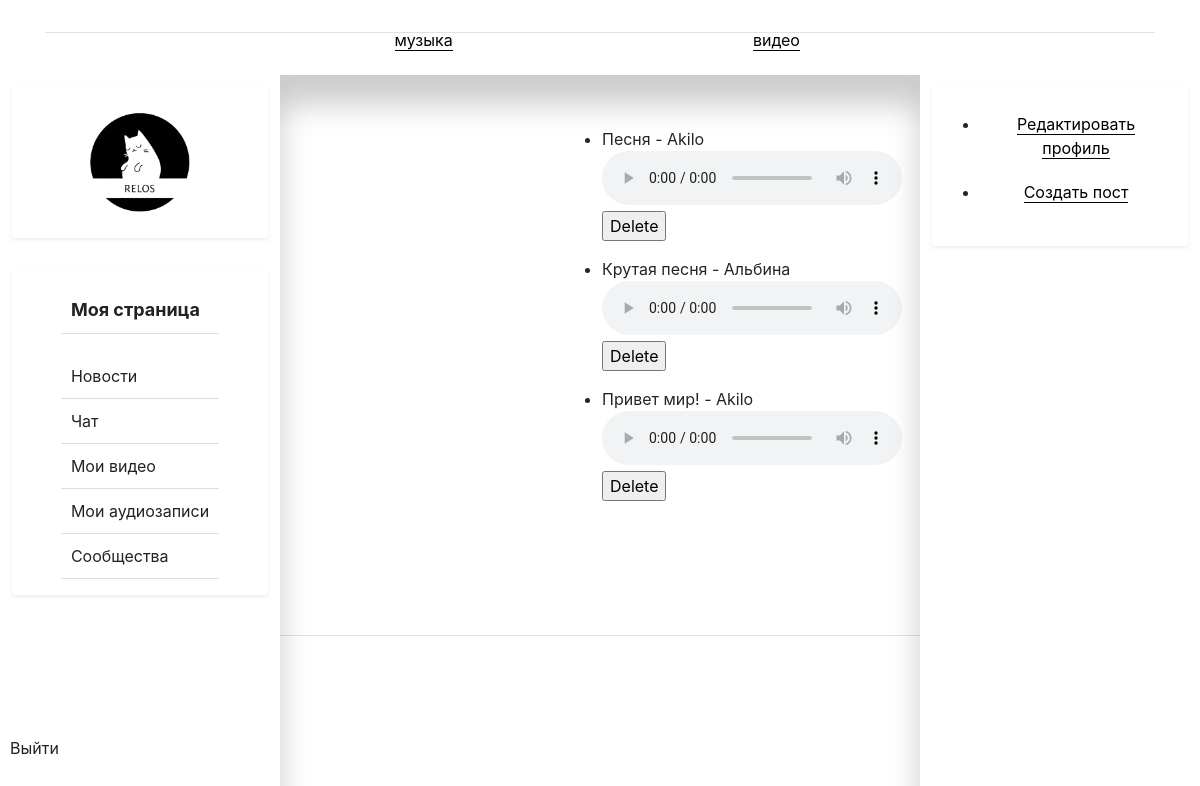
Page /music/user/ (signed in) on the committed database.
### music/models.py (models this page shows)
class Song(models.Model):
    title = models.CharField(max_length=100)
    artist = models.CharField(max_length=100)
    album = models.CharField(max_length=100)
    audio_file = models.FileField(upload_to='songs/')

### music/views.py (the view)
# urls.py: path('user/', music_user, name='music_user'),
def music_user(request):
    try:
        user_info = ProfileSong.objects.get(user=request.user)
    except:
        user_info = None
    return render(request, 'music/song_user.html', {'user_info': user_info})

### relog/context_processors.py (called while the page is built)
def menu(request):
    menus = Menu.objects.order_by('order_by')
    return {'menus': menus}

### templates/music/song_user.html (shortened to what this page needs)
{% extends 'base_profile.html' %}
{% block content %}
    <div class="music">
        {% for song in user_info.song.all %}
        <ul>
            <li>{{ song.title }} - {{ song.artist }}</li>
            <audio class='song-player' id="player" controls src="{{ song.audio_file.url }}"></audio>
            <form method="POST" action="{% url 'music:delete_user_song' i=song.id %}">
                <input type="submit" value="Delete">
            </form>
        </ul>
        {% endfor %}
    </div>
{% endblock %}

### templates/music/song_user.html (style rules this page uses)
.music { margin-left: 220px; padding: 50px; }

### rows in the picture
Song: title "Песня", artist "Akilo"
Song: title "Крутая песня", artist "Альбина"
Song: title "Привет мир!", artist "Akilo"
